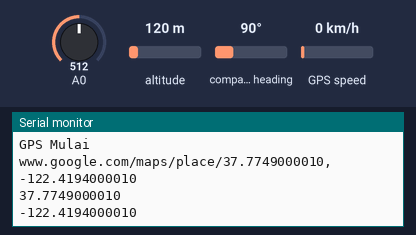
This sketch was run on a simulated ESP8266 (NodeMCU). Shown: the last lines printed to the serial monitor. The inputs (shaded band) are chosen by the test bench; at power-on: A0 = 512, altitude 120 m, compass heading 90°, GPS speed 0 km/h. WiFi joins after 1.5 s; servers stay silent unless stated; uploads are accepted with an empty reply; the GPS gets a fix after 3 s at 37.7749, -122.4194 with 8 satellites.

Above: at 4.9 s.
5.0 s: A0 set to 716
At 9.6 s:
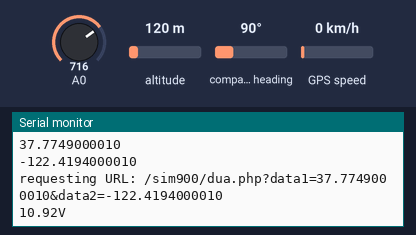
10.3 s: A0 set to 992
At 16.6 s:
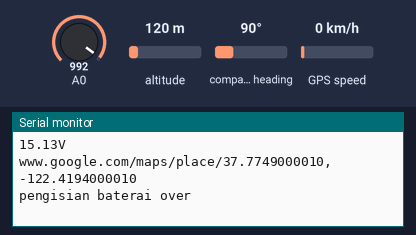

Measured:
- after the input at 5.0 s, the serial monitor: prints a new line after 3.8 s (image 1)
- after the input at 10.3 s, the serial monitor: prints a new line after 5.1 s (image 2)

The sketch:

mapssensorteganganmysql.ino
```cpp
#include <ESP8266WiFi.h>
#include <ESP8266HTTPClient.h>
#include <TinyGPS++.h>
#include <SoftwareSerial.h>
SoftwareSerial serial_gps(D1, D2);
TinyGPSPlus gps;

double latitude,longitude;
double lati,longi;
float Volt1,volt ;
String  kondisi;
WiFiClient client;
String request_string;
const char* host ="monitoringaki.000webhostapp.com"; // ip computer agan, bisa di lihat ipv4 di CMD dengan perintah ipconfig
HTTPClient http;
void setup()
{
    WiFi.disconnect();
   WiFi.begin("ARDUINO NUSANTARA","02091995"); // nama wifi ssid dan Passwordnya
    while ((!(WiFi.status() == WL_CONNECTED))){
      delay(300);
    }
    Serial.begin(9600);
    serial_gps.begin(9600);
  Serial.println("GPS Mulai");
}

void loop(){
 while(serial_gps.available()) {
    gps.encode(serial_gps.read());
  }
  if(gps.location.isUpdated()) {
    latitude = gps.location.lat();
    longitude = gps.location.lng();
    String link = "www.google.com/maps/place/" + String(latitude,10) + "," + String(longitude,10) ;
    Serial.println(link);
    String lati= String(latitude,10);
    String longi= String(longitude,10);
    Serial.println(lati);
    Serial.println(longi);
    delay(5000);
  //}
    String sensor1 = String(latitude,10);
    String sensor2 = String(longitude,10);

    if (!client.connect(host,80)) {
      Serial.println("Gagal Konek");
      return;
    }
    request_string = "/sim900/dua.php?data1=";
    request_string += sensor1;
    request_string += "&data2=";
    request_string += sensor2;
    Serial.print("requesting URL: ");
    Serial.println(request_string);
   client.print(String("GET ") + request_string + " HTTP/1.1\r\n" + "Host: " + host + "\r\n" + "Connection: close\r\n\r\n");


    unsigned long timeout = millis();
  while (client.available() == 0) {
    if (millis() - timeout > 5000) {
      Serial.println(">>> Client Timeout !");
      client.stop();
      return;
  }

    }
    Volt1=analogRead (A0) ;
  volt=(Volt1* 0.00305) *5.0;
      Serial.print(volt);
      Serial.println("V");
   delay(1000);
   Serial.println(link);


if (volt < 12) {
  kondisi="Baterai low";
}

if (volt > 14) {
  kondisi="pengisian baterai over";
}

if (volt ==12) {
  kondisi="normal mesin off";
}
if (volt == 13) {
  kondisi="normal mesin on";
}
Serial.println(kondisi);


   if (!client.connect(host,80)) {
      Serial.println("Gagal Konek");
      return;
    }
    request_string = "/sim900/input.php?data1=";
    request_string += volt;
    request_string += "&data2=";
    request_string +=link;
   //request_string += "&data3=";
   // request_string += kondisi;
    Serial.print("requesting URL: ");
    Serial.println(request_string);
   client.print(String("GET ") + request_string + " HTTP/1.1\r\n" + "Host: " + host + "\r\n" + "Connection: close\r\n\r\n");


  }

  }
```
